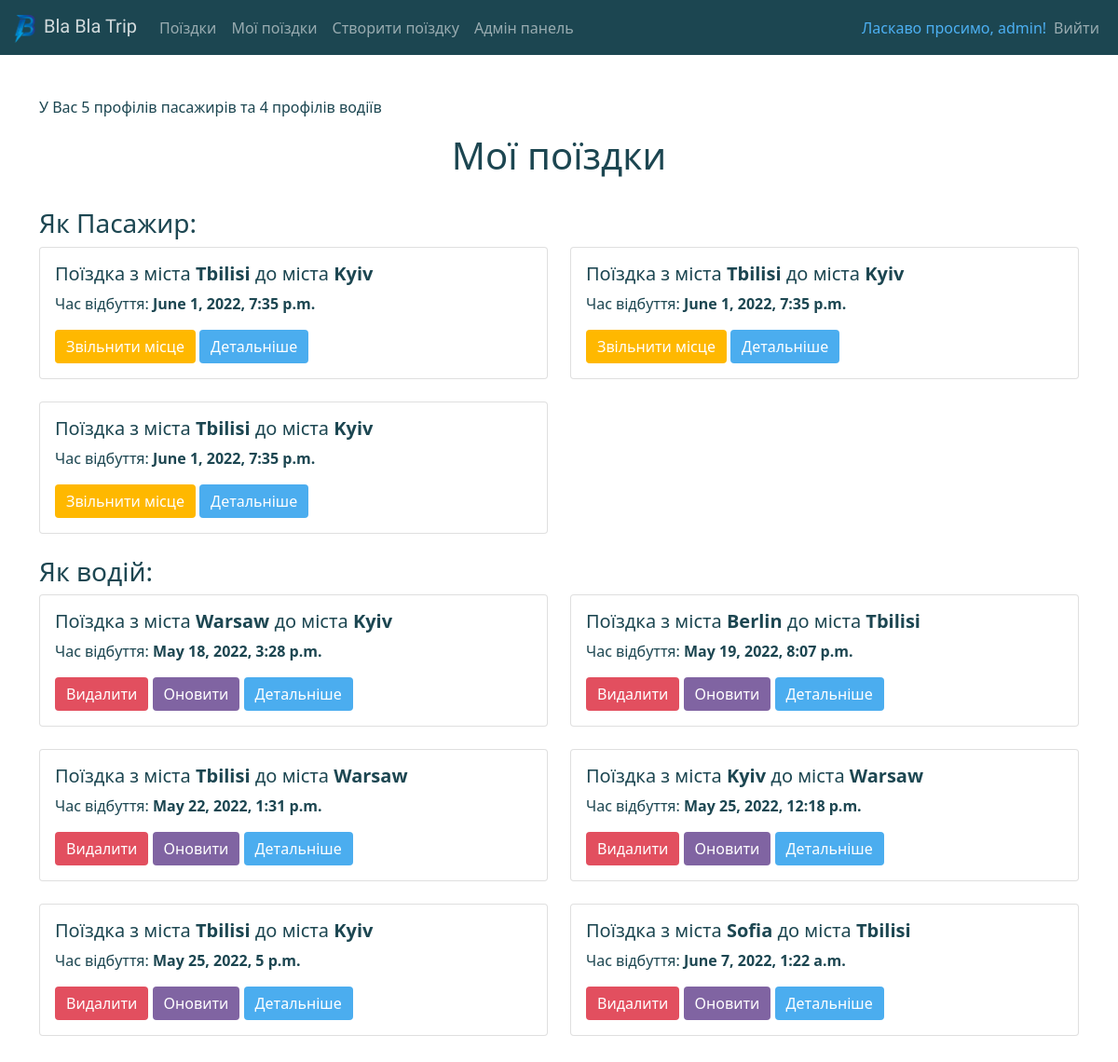
The page /my_trips/ (signed in) on the database its author committed.
### trips/models.py (models this page shows, shortened)
class Trip(models.Model):
    num_of_places = models.PositiveIntegerField()
    start_date_and_time = models.DateTimeField()
    places_left = models.IntegerField(blank=True, null=True)
    description = models.TextField(blank=True)
    passengers = models.ManyToManyField(Passenger, blank=True)
    start_country = models.ForeignKey(
        Country, on_delete=models.CASCADE, related_name='Start_country')
    end_country = models.ForeignKey(
        Country, on_delete=models.CASCADE, related_name='End_country')
    start_city = models.ForeignKey(
        City, on_delete=models.CASCADE, related_name='Start_city')
    end_city = models.ForeignKey(
        City, on_delete=models.CASCADE, related_name='End_city')
    driver = models.ForeignKey(Driver, on_delete=models.CASCADE)

class City(models.Model):
    city_name = models.CharField(max_length=255)
    country = models.ForeignKey(Country, on_delete=models.CASCADE)
    def __str__(self):
        return f'{self.city_name}'
    class Meta:
        verbose_name = 'City'
        verbose_name_plural = 'Cities'

### trips/views.py (the view)
# urls.py: path('my_trips/', views.my_trips, name='my-trips'),
def my_trips(request):
    if request.user.is_authenticated:
        tripsAsPassenger = Trip.objects.filter(
            passengers__user=request.user).order_by('start_date_and_time')
        tripsAsDriver = Trip.objects.filter(
            driver__user=request.user).order_by('start_date_and_time')
        user_profiles = Profile.get_user_profiles_count_str(request.user)
        if len(tripsAsPassenger | tripsAsDriver) > 0:
            return render(request, 'trips/my_trips.html',
                          {
                              'tripsAsPassenger': tripsAsPassenger if len(Trip.objects.filter(passengers__user=request.user)) > 0 else None,
                              'tripsAsDriver': tripsAsDriver if len(Trip.objects.filter(driver__user=request.user)) > 0 else None,
                              'user_profiles': user_profiles
                          })
        else:
            messages.success(
                request, ('Здається, наразі у Вас немає поїздок.'))
            return render(request, 'trips/my_trips.html', {'tripsAsPassenger': None, 'tripsAsDriver': None, 'user_profiles': None})
    else:
        messages.success(
            request, ('Потрібно увійти, щоб побачити свої поїздки.'))
        return redirect('login')

### users/models.py (called while the page is built)
    @staticmethod
    def get_user_profiles_count_str(user):
        return (f"У Вас {Passenger.objects.filter(user=user).count()} "
            f"профілів пасажирів та {Driver.objects.filter(user=user).count()} профілів водіїв")

### trips/templates/trips/my_trips.html (shortened to what this page needs)
{% extends 'trips/base.html' %}
{% block content %}
<div class="container">
    {% if user_profiles != None %}
    <p class="card-text">{{user_profiles}}</p>
    {% endif %}
    <center>
        <h1>Мої поїздки</h1>
    </center>
    <br>
    {% if tripsAsPassenger != None %}
    <h3>Як Пасажир:</h3>
    <div class="row row-cols-1 g-4">
        {% for trip in tripsAsPassenger %}
        <div class="col-sm-6">
            <div class="card">
                <div class="card-body">
                    <h5 class="card-title">Поїздка з міста <b>{{trip.start_city}}</b> до міста <b>{{trip.end_city}}</b></h5>
                    <p class="card-text">Час відбуття: <strong>{{trip.start_date_and_time}}</strong></p>
                    <a href="{% url 'free-place' trip.id %}" class="btn btn-dark">Звільнити місце</a>
                    <a href="{% url 'trip-details' trip.id %}" class="btn btn-primary">Детальніше</a>
                </div>
            </div>
        </div>
        {% endfor %}
    </div>
    <br>
    {% endif %}
    {% if tripsAsDriver != None %}
    <h3>Як водій:</h3>
    <div class="row row-cols-1 g-4">
        {% for trip in tripsAsDriver %}
        <div class="col-sm-6">
            <div class="card">
                <div class="card-body">
                    <h5 class="card-title">Поїздка з міста <b>{{trip.start_city}}</b> до міста <b>{{trip.end_city}}</b></h5>
                    <p class="card-text">Час відбуття: <strong>{{trip.start_date_and_time}}</strong></p>
                    <a href="{% url 'delete-trip' trip.id %}" class="btn btn-danger">Видалити</a>
                    <a href="{% url 'update-trip' trip.id %}" class="btn btn-secondary">Оновити</a>
                    <a href="{% url 'trip-details' trip.id %}" class="btn btn-primary">Детальніше</a>
                </div>
            </div>
        </div>
        {% endfor %}
    </div>
    <br>
    {% endif %}
</div>
{% endblock %}

### trips/templates/trips/navbar.html (shortened to what this page needs)
{% load static %}
<nav class="navbar navbar-expand-lg navbar-dark" style="background-color: #1c4651;">
    <div class="container-fluid">
        <a class="navbar-brand" href="{% url 'home' %}" style="color:rgba(255, 255, 255, 0.8); font-family: 'Catamaran', sans-serif;">
            <img src="{% static 'logoResized.png' %}" width="30" height="30" class="d-inline-block align-text-top">
            Bla Bla Trip
        </a>
        <div class="collapse navbar-collapse" id="navbarSupportedContent">
            <ul class="nav navbar-nav ml-auto mb-2 mb-lg-0">
                <li class="nav-item">
                    <a class="nav-link" href="{% url 'list-trips' %}">Поїздки</a>
                </li>
                {% if user.is_authenticated %}
                <li class="nav-item">
                    <a class="nav-link" href="{% url 'my-trips' %}">Мої поїздки</a>
                </li>
                <li class="nav-item">
                    <a class="nav-link" href="{% url 'add-trip' %}">Створити поїздку</a>
                </li>
                {% endif %}
                {% if user.is_staff %}
                <li class="nav-item">
                    <a class="nav-link" href="{% url 'admin:index' %}">Адмін панель</a>
                </li>
                {% endif %}
        </div>
        <div class="collapse navbar-collapse justify-content-end" id="navbarSupportedContent">
            <ul class="nav navbar-nav ml-auto">
                {% if user.is_authenticated %}
                <span class="navbar-text" style="color: #4db0f3">Ласкаво просимо, {{user.username}}!</span>
                <li class="nav-item">
                    <a class="nav-link" href="{% url 'logout' %}">Вийти</a>
                </li>
                {% endif %}
            </ul>
        </div>
    </div>
</nav>

### static/style.css (style rules this page uses)
.btn-primary, .btn-primary:hover, .btn-primary:active, .btn-primary:visited { background-color: #4badef !important; border: 1px #4badef !important; }
body { margin: 0; background: #f9f9f9; font-family: 'Ubuntu', sans-serif; font-style: normal; color: #1c4651 !important; }
.btn-secondary, .btn-secondary:hover, .btn-secondary:active, .btn-secondary:visited { background-color: #8064A2 !important; border: 1px #8064A2 !important; }
.btn-danger, .btn-danger:hover, .btn-danger:active, .btn-danger:visited { background-color: #e24f5f !important; border: 1px #e24f5f !important; }
.btn-dark, .btn-dark:hover, .btn-dark:active, .btn-dark:visited { background-color: #ffb800 !important; border: 1px #ffb800 !important; }
.container { margin: 20px 0; }

### rows shown on the page
Trip: start_city "Tbilisi", end_city "Kyiv", start_date_and_time "June 1, 2022, 7:35 p.m."
Trip: start_city "Warsaw", end_city "Kyiv", start_date_and_time "May 18, 2022, 3:28 p.m."
Trip: start_city "Berlin", end_city "Tbilisi", start_date_and_time "May 19, 2022, 8:07 p.m."
Trip: start_city "Tbilisi", end_city "Warsaw", start_date_and_time "May 22, 2022, 1:31 p.m."
Trip: start_city "Kyiv", end_city "Warsaw", start_date_and_time "May 25, 2022, 12:18 p.m."
Trip: start_city "Tbilisi", end_city "Kyiv", start_date_and_time "May 25, 2022, 5 p.m."
Trip: start_city "Sofia", end_city "Tbilisi", start_date_and_time "June 7, 2022, 1:22 a.m."

### other values the page prints
{{ user.username }} "admin"
{{ user_profiles }} "У Вас 5 профілів пасажирів та 4 профілів водіїв"
